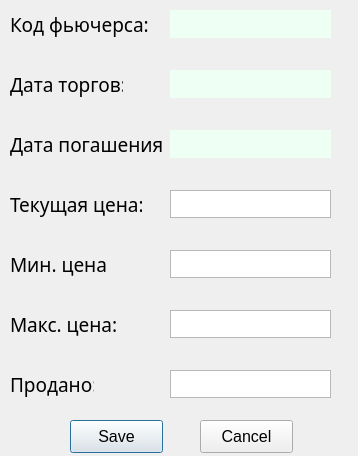
<?xml version="1.0" encoding="UTF-8"?>
<ui version="4.0">
 <class>Dialog</class>
 <widget class="QDialog" name="Dialog">
  <property name="windowModality">
   <enum>Qt::NonModal</enum>
  </property>
  <property name="geometry">
   <rect>
    <x>0</x>
    <y>0</y>
    <width>358</width>
    <height>456</height>
   </rect>
  </property>
  <property name="windowTitle">
   <string>Table &quot;market&quot;</string>
  </property>
  <property name="windowIcon">
   <iconset>
    <normaloff>../icon/table.png</normaloff>../icon/table.png</iconset>
  </property>
  <widget class="QLabel" name="label">
   <property name="geometry">
    <rect>
     <x>10</x>
     <y>10</y>
     <width>139</width>
     <height>28</height>
    </rect>
   </property>
   <property name="font">
    <font>
     <family>Bahnschrift Light SemiCondensed</family>
     <pointsize>14</pointsize>
     <weight>50</weight>
     <bold>false</bold>
    </font>
   </property>
   <property name="text">
    <string>Код фьючерса:</string>
   </property>
  </widget>
  <widget class="QLabel" name="label_2">
   <property name="geometry">
    <rect>
     <x>10</x>
     <y>70</y>
     <width>113</width>
     <height>28</height>
    </rect>
   </property>
   <property name="font">
    <font>
     <family>Bahnschrift Light SemiCondensed</family>
     <pointsize>14</pointsize>
     <weight>50</weight>
     <bold>false</bold>
    </font>
   </property>
   <property name="text">
    <string>Дата торгов:</string>
   </property>
  </widget>
  <widget class="QLabel" name="label_3">
   <property name="geometry">
    <rect>
     <x>10</x>
     <y>130</y>
     <width>153</width>
     <height>28</height>
    </rect>
   </property>
   <property name="font">
    <font>
     <family>Bahnschrift Light SemiCondensed</family>
     <pointsize>14</pointsize>
     <weight>50</weight>
     <bold>false</bold>
    </font>
   </property>
   <property name="text">
    <string>Дата погашения:</string>
   </property>
  </widget>
  <widget class="QLabel" name="label_4">
   <property name="geometry">
    <rect>
     <x>10</x>
     <y>190</y>
     <width>132</width>
     <height>28</height>
    </rect>
   </property>
   <property name="font">
    <font>
     <family>Bahnschrift Light SemiCondensed</family>
     <pointsize>14</pointsize>
     <weight>50</weight>
     <bold>false</bold>
    </font>
   </property>
   <property name="text">
    <string>Текущая цена:</string>
   </property>
  </widget>
  <widget class="QLabel" name="label_5">
   <property name="geometry">
    <rect>
     <x>10</x>
     <y>250</y>
     <width>97</width>
     <height>28</height>
    </rect>
   </property>
   <property name="font">
    <font>
     <family>Bahnschrift Light SemiCondensed</family>
     <pointsize>14</pointsize>
     <weight>50</weight>
     <bold>false</bold>
    </font>
   </property>
   <property name="text">
    <string>Мин. цена:</string>
   </property>
  </widget>
  <widget class="QLabel" name="label_6">
   <property name="geometry">
    <rect>
     <x>10</x>
     <y>310</y>
     <width>106</width>
     <height>28</height>
    </rect>
   </property>
   <property name="font">
    <font>
     <family>Bahnschrift Light SemiCondensed</family>
     <pointsize>14</pointsize>
     <weight>50</weight>
     <bold>false</bold>
    </font>
   </property>
   <property name="text">
    <string>Макс. цена:</string>
   </property>
  </widget>
  <widget class="QLabel" name="label_7">
   <property name="geometry">
    <rect>
     <x>10</x>
     <y>370</y>
     <width>84</width>
     <height>28</height>
    </rect>
   </property>
   <property name="font">
    <font>
     <family>Bahnschrift Light SemiCondensed</family>
     <pointsize>14</pointsize>
     <weight>50</weight>
     <bold>false</bold>
    </font>
   </property>
   <property name="text">
    <string>Продано:</string>
   </property>
  </widget>
  <widget class="QTextEdit" name="textEdit_4">
   <property name="geometry">
    <rect>
     <x>170</x>
     <y>190</y>
     <width>161</width>
     <height>28</height>
    </rect>
   </property>
  </widget>
  <widget class="QTextEdit" name="textEdit_5">
   <property name="geometry">
    <rect>
     <x>170</x>
     <y>250</y>
     <width>161</width>
     <height>28</height>
    </rect>
   </property>
  </widget>
  <widget class="QTextEdit" name="textEdit_6">
   <property name="geometry">
    <rect>
     <x>170</x>
     <y>310</y>
     <width>161</width>
     <height>28</height>
    </rect>
   </property>
  </widget>
  <widget class="QTextEdit" name="textEdit_7">
   <property name="geometry">
    <rect>
     <x>170</x>
     <y>370</y>
     <width>161</width>
     <height>28</height>
    </rect>
   </property>
  </widget>
  <widget class="QPushButton" name="pushButton">
   <property name="geometry">
    <rect>
     <x>70</x>
     <y>420</y>
     <width>93</width>
     <height>33</height>
    </rect>
   </property>
   <property name="font">
    <font>
     <pointsize>12</pointsize>
    </font>
   </property>
   <property name="text">
    <string>Save</string>
   </property>
  </widget>
  <widget class="QPushButton" name="pushButton_2">
   <property name="geometry">
    <rect>
     <x>200</x>
     <y>420</y>
     <width>93</width>
     <height>33</height>
    </rect>
   </property>
   <property name="font">
    <font>
     <pointsize>12</pointsize>
    </font>
   </property>
   <property name="text">
    <string>Cancel</string>
   </property>
  </widget>
  <widget class="QLabel" name="label_8">
   <property name="geometry">
    <rect>
     <x>170</x>
     <y>10</y>
     <width>161</width>
     <height>28</height>
    </rect>
   </property>
   <property name="palette">
    <palette>
     <active>
      <colorrole role="Button">
       <brush brushstyle="SolidPattern">
        <color alpha="255">
         <red>238</red>
         <green>255</green>
         <blue>243</blue>
        </color>
       </brush>
      </colorrole>
      <colorrole role="Base">
       <brush brushstyle="SolidPattern">
        <color alpha="255">
         <red>238</red>
         <green>255</green>
         <blue>243</blue>
        </color>
       </brush>
      </colorrole>
      <colorrole role="Window">
       <brush brushstyle="SolidPattern">
        <color alpha="255">
         <red>238</red>
         <green>255</green>
         <blue>243</blue>
        </color>
       </brush>
      </colorrole>
     </active>
     <inactive>
      <colorrole role="Button">
       <brush brushstyle="SolidPattern">
        <color alpha="255">
         <red>238</red>
         <green>255</green>
         <blue>243</blue>
        </color>
       </brush>
      </colorrole>
      <colorrole role="Base">
       <brush brushstyle="SolidPattern">
        <color alpha="255">
         <red>238</red>
         <green>255</green>
         <blue>243</blue>
        </color>
       </brush>
      </colorrole>
      <colorrole role="Window">
       <brush brushstyle="SolidPattern">
        <color alpha="255">
         <red>238</red>
         <green>255</green>
         <blue>243</blue>
        </color>
       </brush>
      </colorrole>
     </inactive>
     <disabled>
      <colorrole role="Button">
       <brush brushstyle="SolidPattern">
        <color alpha="255">
         <red>238</red>
         <green>255</green>
         <blue>243</blue>
        </color>
       </brush>
      </colorrole>
      <colorrole role="Base">
       <brush brushstyle="SolidPattern">
        <color alpha="255">
         <red>238</red>
         <green>255</green>
         <blue>243</blue>
        </color>
       </brush>
      </colorrole>
      <colorrole role="Window">
       <brush brushstyle="SolidPattern">
        <color alpha="255">
         <red>238</red>
         <green>255</green>
         <blue>243</blue>
        </color>
       </brush>
      </colorrole>
     </disabled>
    </palette>
   </property>
   <property name="font">
    <font>
     <pointsize>10</pointsize>
    </font>
   </property>
   <property name="whatsThis">
    <string>&lt;html&gt;&lt;head/&gt;&lt;body&gt;&lt;p&gt;&lt;br/&gt;&lt;/p&gt;&lt;/body&gt;&lt;/html&gt;</string>
   </property>
   <property name="styleSheet">
    <string notr="true">background-color: rgb(238, 255, 243);</string>
   </property>
   <property name="text">
    <string/>
   </property>
  </widget>
  <widget class="QLabel" name="label_9">
   <property name="geometry">
    <rect>
     <x>170</x>
     <y>70</y>
     <width>161</width>
     <height>28</height>
    </rect>
   </property>
   <property name="palette">
    <palette>
     <active>
      <colorrole role="Button">
       <brush brushstyle="SolidPattern">
        <color alpha="255">
         <red>238</red>
         <green>255</green>
         <blue>243</blue>
        </color>
       </brush>
      </colorrole>
      <colorrole role="Base">
       <brush brushstyle="SolidPattern">
        <color alpha="255">
         <red>238</red>
         <green>255</green>
         <blue>243</blue>
        </color>
       </brush>
      </colorrole>
      <colorrole role="Window">
       <brush brushstyle="SolidPattern">
        <color alpha="255">
         <red>238</red>
         <green>255</green>
         <blue>243</blue>
        </color>
       </brush>
      </colorrole>
     </active>
     <inactive>
      <colorrole role="Button">
       <brush brushstyle="SolidPattern">
        <color alpha="255">
         <red>238</red>
         <green>255</green>
         <blue>243</blue>
        </color>
       </brush>
      </colorrole>
      <colorrole role="Base">
       <brush brushstyle="SolidPattern">
        <color alpha="255">
         <red>238</red>
         <green>255</green>
         <blue>243</blue>
        </color>
       </brush>
      </colorrole>
      <colorrole role="Window">
       <brush brushstyle="SolidPattern">
        <color alpha="255">
         <red>238</red>
         <green>255</green>
         <blue>243</blue>
        </color>
       </brush>
      </colorrole>
     </inactive>
     <disabled>
      <colorrole role="Button">
       <brush brushstyle="SolidPattern">
        <color alpha="255">
         <red>238</red>
         <green>255</green>
         <blue>243</blue>
        </color>
       </brush>
      </colorrole>
      <colorrole role="Base">
       <brush brushstyle="SolidPattern">
        <color alpha="255">
         <red>238</red>
         <green>255</green>
         <blue>243</blue>
        </color>
       </brush>
      </colorrole>
      <colorrole role="Window">
       <brush brushstyle="SolidPattern">
        <color alpha="255">
         <red>238</red>
         <green>255</green>
         <blue>243</blue>
        </color>
       </brush>
      </colorrole>
     </disabled>
    </palette>
   </property>
   <property name="font">
    <font>
     <pointsize>10</pointsize>
    </font>
   </property>
   <property name="styleSheet">
    <string notr="true">background-color: rgb(238, 255, 243);</string>
   </property>
   <property name="text">
    <string/>
   </property>
  </widget>
  <widget class="QLabel" name="label_10">
   <property name="geometry">
    <rect>
     <x>170</x>
     <y>130</y>
     <width>161</width>
     <height>28</height>
    </rect>
   </property>
   <property name="palette">
    <palette>
     <active>
      <colorrole role="Button">
       <brush brushstyle="SolidPattern">
        <color alpha="255">
         <red>238</red>
         <green>255</green>
         <blue>243</blue>
        </color>
       </brush>
      </colorrole>
      <colorrole role="Base">
       <brush brushstyle="SolidPattern">
        <color alpha="255">
         <red>238</red>
         <green>255</green>
         <blue>243</blue>
        </color>
       </brush>
      </colorrole>
      <colorrole role="Window">
       <brush brushstyle="SolidPattern">
        <color alpha="255">
         <red>238</red>
         <green>255</green>
         <blue>243</blue>
        </color>
       </brush>
      </colorrole>
     </active>
     <inactive>
      <colorrole role="Button">
       <brush brushstyle="SolidPattern">
        <color alpha="255">
         <red>238</red>
         <green>255</green>
         <blue>243</blue>
        </color>
       </brush>
      </colorrole>
      <colorrole role="Base">
       <brush brushstyle="SolidPattern">
        <color alpha="255">
         <red>238</red>
         <green>255</green>
         <blue>243</blue>
        </color>
       </brush>
      </colorrole>
      <colorrole role="Window">
       <brush brushstyle="SolidPattern">
        <color alpha="255">
         <red>238</red>
         <green>255</green>
         <blue>243</blue>
        </color>
       </brush>
      </colorrole>
     </inactive>
     <disabled>
      <colorrole role="Button">
       <brush brushstyle="SolidPattern">
        <color alpha="255">
         <red>238</red>
         <green>255</green>
         <blue>243</blue>
        </color>
       </brush>
      </colorrole>
      <colorrole role="Base">
       <brush brushstyle="SolidPattern">
        <color alpha="255">
         <red>238</red>
         <green>255</green>
         <blue>243</blue>
        </color>
       </brush>
      </colorrole>
      <colorrole role="Window">
       <brush brushstyle="SolidPattern">
        <color alpha="255">
         <red>238</red>
         <green>255</green>
         <blue>243</blue>
        </color>
       </brush>
      </colorrole>
     </disabled>
    </palette>
   </property>
   <property name="styleSheet">
    <string notr="true">background-color: rgb(238, 255, 243);</string>
   </property>
   <property name="text">
    <string/>
   </property>
  </widget>
 </widget>
 <resources/>
 <connections/>
</ui>
